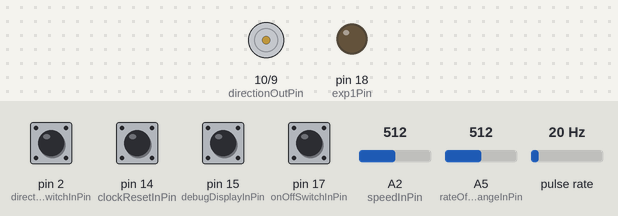
Simulated run of this sketch. Board: Arduino Uno, built with avr-gcc and run on an emulated ATmega328P. Parts: direction and speed pins drawn as motors (green arrow = direction pin HIGH = forward, orange = LOW = backward, longer = more drive), output pins drawn as LEDs (lit = HIGH). Wiring (inferred from the names in the program): pulse sensor: data pin 3. The test bench sets the inputs (shaded band); at power-on: pin 2 (directionSwitchInPin), pin 14 (clockResetInPin), pin 15 (debugDisplayInPin), pin 17 (onOffSwitchInPin) HIGH, A2 (speedInPin) = 512, A5 (rateOfSpeedChangeInPin) = 512, pulse rate 20 Hz. What the sketch prints to the serial monitor is not drawn.

Above: at 3.4 s.
3.5 s: pin 17 (onOffSwitchInPin) pulled LOW for 0.15 s
At 4.93 s:
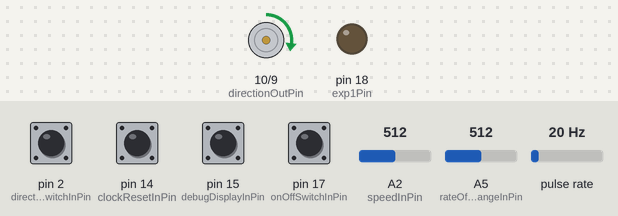
At 6.15 s:
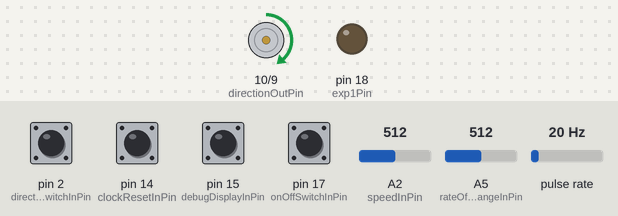
6.5 s: A2 (speedInPin) set to 36
9.5 s: pin 2 (directionSwitchInPin) pulled LOW for 1 s
14.7 s: pin 2 (directionSwitchInPin) pulled LOW for 0.15 s
Timing chart, 0 to 17.3 s (numbered marks = the images above; inputs shaded):
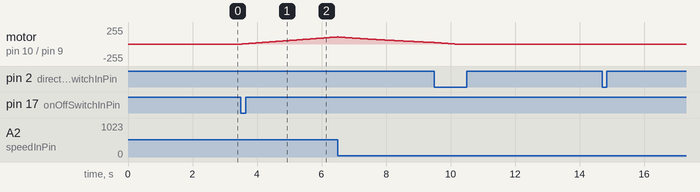

Measured:
- after the input at 3.5 s, motor on pin 10 (directionOutPin) / pin 9 (speedOutPin): moves from stopped to forward 106/255 over 2.9 s, starting at once

The sketch:

MotorController.ino
```cpp
#include <avr/eeprom.h>

// https://github.com/ivanseidel/ArduinoThread
// Version 2.1.1 from Library Manager
#include "Thread.h"
#include "ThreadController.h"

// https://github.com/thomasfredericks/Bounce2
// Version 2.71 from Library Manager
#include "Bounce2.h"

// Based on LCDi2cNHD
#include "LCDserNHD.h"

const char* versionString = "4.0.0";

const int CLOCKWISE = 1;
const int COUNTER_CLOCKWISE = 0;

// Required fuses: http://www.engbedded.com/fusecalc
// 16MHz external clock: avrdude -c usbtiny -p m328p -U lfuse:w:0xFF:m -U hfuse:w:0xDE:m -U efuse:w:0x05:m

const int speedInPin = A2;
const int rateOfSpeedChangeInPin = A5;
const int speedOutPin = 9;
const int onOffSwitchInPin = 17;
const int directionSwitchInPin = 2;
const int directionOutPin = 10;
const int rpmInPin = 3;
const int serialPin = 1;
const int clockResetInPin = 14;
const int debugDisplayInPin = 15;
const int exp1Pin = 18;

// *** Settings and limits
const int switchDebounceTime = 20;
// Fastest possible speed ramp
const int minimumDelayBetweenMotorUpdates = 10;
// Slowest possible speed ramp
const int maximumDelayBetweenMotorUpdates = 46;
// Minimum speed outout value we send to the motor
const int minimumSpeed = 13;
// The mag brake doesn't work as well below a certain speed
const int minimumBrakeEffectivenessSpeed = 100;
// 10K ohm potentiometers probably won't get all the way to 1024
// and we want to make sure that max feasible input = max motor speed
const int potentiometerCeiling = 1000;
// We get this many outut pulses per motor rotation
const int motorPulsesPerRevolution = 12;
// The motor tells us how fast it's spinning but the flyer is moving at a different rate
const float flyerGearRatio = 0.5;
// We filter noise in the RPM readings by not updating the number if it
// varies by less than this amount
const int rpmChangeFilter = 3;
// To further hide noise and not confuse people with meaningless precision,
// we round the displayed RPM number by certain amounts based on RPM
const int lowSpeedRpmRoundingFactor = 5;
const int highSpeedRpmRoundingFactor = 10;
const int lowSpeedRpmLimit = 200;
// ATMega328P has 1024 bytes of EEPROM and we're addressing it as DWORDS
const uint32_t* eepromSize = (uint32_t*)1024;

// Switches using the Bounce library for debouncing
Bounce onOffSwitch = Bounce();
Bounce directionSwitch = Bounce();
Bounce clockResetSwitch = Bounce();
Bounce debugDisplaySwitch = Bounce();

LCDserNHD lcd(2, 16);

// State variables
int targetSpeed = 0;
int currentSpeed = 0;
int delayBetweenMotorUpdates = 15;
boolean powerEnabled = false;
int targetDirection = CLOCKWISE;
int currentDirection = CLOCKWISE;
volatile int motorTicks = 0;
unsigned long secondsOfOperation = 0;
uint32_t* nextClockBufferLocation = 0;
boolean showDebugDisplay = false;
unsigned long lastDisplayTime = 0;
float lastMeasuredRpm = 0.0;

Thread motorUpdateTask = Thread();
Thread displayUpdateTask = Thread();
Thread clockUpdateTask = Thread();
ThreadController taskController = ThreadController();

void setup()
{
  // We set the timer to fast mode so that our motor speed control
  // (via PWM) is as easy to smooth out as possible
  // http://playground.arduino.cc/Main/TimerPWMCheatsheet
  // http://playground.arduino.cc/Code/PwmFrequency
  // This sets pin 9 and 10 to run with a divisor of 1 which
  // gives us 31372 Hz. This would break the Servo library
  // if we were using it but should leave delay() and millis() working
  // normally.
  TCCR1B = TCCR1B & 0b11111000 | 0x01;

  Serial.begin(9600);

  pinMode(onOffSwitchInPin, INPUT_PULLUP);
  pinMode(directionSwitchInPin, INPUT_PULLUP);
  pinMode(rpmInPin, INPUT_PULLUP);
  pinMode(directionOutPin, OUTPUT);
  pinMode(speedOutPin, OUTPUT);
  pinMode(clockResetInPin, INPUT_PULLUP);
  pinMode(debugDisplayInPin, INPUT_PULLUP);
  pinMode(exp1Pin, OUTPUT);
  // We don't have to set pin mode for analog inputs

  onOffSwitch.attach(onOffSwitchInPin);
  onOffSwitch.interval(switchDebounceTime);
  directionSwitch.attach(directionSwitchInPin);
  directionSwitch.interval(switchDebounceTime);
  clockResetSwitch.attach(clockResetInPin);
  clockResetSwitch.interval(switchDebounceTime);
  debugDisplaySwitch.attach(debugDisplayInPin);
  debugDisplaySwitch.interval(switchDebounceTime);

  // Figure out where the direction switch is set and initialize
  // the motor appropriately
  directionSwitch.update();
  targetDirection = directionSwitch.read();
  currentDirection = targetDirection;
  digitalWrite(directionOutPin, targetDirection);

  attachInterrupt(1, OnMotorTick, RISING);
  motorTicks = 0;

  ReadClock();

  // Need to give the LCD a bit of time to boot
  delay(200);
  lcd.init();
  lcd.setBacklight(8);
  lcd.home();
  lcd.print(F("WooLee Ann"));
  lcd.setCursor(1, 0);
  lcd.print(F("Firmware "));
  lcd.print(versionString);
  delay(2000);
  lcd.clear();

  motorUpdateTask.setInterval(delayBetweenMotorUpdates);
  motorUpdateTask.onRun(SetMotorState);
  motorUpdateTask.enabled = true;
  taskController.add(&motorUpdateTask);

  displayUpdateTask.setInterval(1000);
  displayUpdateTask.onRun(UpdateDisplay);
  displayUpdateTask.enabled = true;
  taskController.add(&displayUpdateTask);

  clockUpdateTask.setInterval(1000);
  clockUpdateTask.onRun(UpdateClock);
  clockUpdateTask.enabled = true;
  taskController.add(&clockUpdateTask);
}

void loop()
{
  HandleInputs();
  taskController.run();
}

void HandleInputs()
{
  clockResetSwitch.update();
  if (clockResetSwitch.fell())
  {
    ResetClock();
  }

  debugDisplaySwitch.update();
  if (debugDisplaySwitch.fell())
  {
    showDebugDisplay = !showDebugDisplay;
  }

  onOffSwitch.update();
  if (onOffSwitch.fell() && CanChangePowerState())
  {
    powerEnabled = !powerEnabled;

    if (!powerEnabled)
    {
      WriteClock();
    }
  }

  directionSwitch.update();
  targetDirection = directionSwitch.read();

  if (powerEnabled)
  {
    // Motor speed is actually pretty sensitive to the exact value that we read
    // here.  It's pretty easy to hear it wander up and down by a few steps.
    // We do a multisampled read here (even though it takes a while) to reduce
    // the jitter that is often present.  If we want to tighten the loop time
    // we could instead do a rolling window average of single readings over time.
    targetSpeed = analogReadMultisampled(speedInPin);
    targetSpeed = map(targetSpeed, 0, potentiometerCeiling, minimumSpeed, 255);
    if (targetDirection == COUNTER_CLOCKWISE)
    {
      targetSpeed = -targetSpeed;
    }
  }
  else
  {
    targetSpeed = 0;
  }

  int newDelayBetweenMotorUpdates = analogRead(rateOfSpeedChangeInPin);
  newDelayBetweenMotorUpdates = map(newDelayBetweenMotorUpdates, 0, potentiometerCeiling, minimumDelayBetweenMotorUpdates, maximumDelayBetweenMotorUpdates);
  int absoluteCurrentSpeed = abs(currentSpeed);
  if (absoluteCurrentSpeed > abs(targetSpeed) && absoluteCurrentSpeed < minimumBrakeEffectivenessSpeed)
  {
    // We want to feather the lower end of the stop curve because the mag brake
    // doesn't work as well at low speed and we don't the bobbin to run ahead of
    // the flyer. So at the low end we start raising the delay toward max regardless
    // of what it's actually set to.
    newDelayBetweenMotorUpdates = map(absoluteCurrentSpeed, minimumSpeed, minimumBrakeEffectivenessSpeed, maximumDelayBetweenMotorUpdates, newDelayBetweenMotorUpdates);
  }

  if (newDelayBetweenMotorUpdates != delayBetweenMotorUpdates)
  {
    delayBetweenMotorUpdates = newDelayBetweenMotorUpdates;
    motorUpdateTask.setInterval(delayBetweenMotorUpdates);
  }
}

void SetMotorState()
{
  if (currentSpeed == 0 && currentDirection != targetDirection)
  {
    // We're at zero speed and want to switch directions.
    digitalWrite(directionOutPin, targetDirection);
    currentDirection = targetDirection;
    UpdateDirectionDisplay();

    // We don't want to actually start moving the other direction,
    // wait for the user to hit the power button again
    powerEnabled = false;
  }

  currentSpeed += SlewToward(currentSpeed, targetSpeed);
  analogWrite(speedOutPin, abs(currentSpeed));
}

boolean CanChangePowerState()
{
    // We can always turn off immediately, but we don't want to turn on unless
    // the current speed is zero, i.e. we always complete a stop command.
    return powerEnabled || (!powerEnabled && currentSpeed == 0);
}

int analogReadMultisampled(int pin)
{
  const int numberOfSamples = 5;

  int valueAccumulator = 0;
  for (int x = 0; x < numberOfSamples; x++)
  {
    valueAccumulator += analogRead(pin);
  }

  int value = valueAccumulator / numberOfSamples;
  value = constrain(value, 0, potentiometerCeiling);

  return value;
}

int SlewToward(int currentValue, int targetValue)
{
  if (currentValue > targetValue)
  {
    return -1;
  }
  else if (currentValue < targetValue)
  {
    return 1;
  }
  else
  {
    return 0;
  }
}

void OnMotorTick()
{
  motorTicks++;
}

void UpdateClock()
{
  if (powerEnabled)
  {
    secondsOfOperation++;

    if (secondsOfOperation % 60 == 0)
    {
      WriteClock();
    }
  }
}

void UpdateDisplay()
{
  // TODO: To avoid mistakes, maybe we should have a buffer that
  // contains boilerplate text for the whole display, then write
  // data to it in the appropriate places, and write the whole
  // buffer to the display.

  if (showDebugDisplay)
  {
    UpdateDebugDisplay();
  }
  else
  {
    UpdateRpmDisplay();
    UpdateDirectionDisplay();
    UpdateHoursDisplay();
  }
}

void UpdateRpmDisplay()
{
  // These steps need to be done as close to simultaneous as possible,
  // don't separate them
  unsigned long now = micros();
  int motorTicksSinceLastDisplayUpdate = motorTicks;
  motorTicks = 0;

  if (now < lastDisplayTime) {
    // We wrapped the micros timer, just skip this update
    lastDisplayTime = now;
    return;
  }

  unsigned long timeSinceLastDisplayUpdate = now - lastDisplayTime;
  lastDisplayTime = now;

  float revolutionsSinceLastDisplayUpdate = motorTicksSinceLastDisplayUpdate / (float)motorPulsesPerRevolution;
  float revolutionsPerSecond = revolutionsSinceLastDisplayUpdate * (1000.0 * 1000.0 / (float)timeSinceLastDisplayUpdate);
  float revolutionsPerMinute = revolutionsPerSecond * 60.0;
  unsigned int flyerRpm = (int)(revolutionsPerMinute * flyerGearRatio);

  // The resolution on motor pulses is actually not that great, so a variance of
  // only one motor pulse in 1 second can be a change of several percent at low
  // speeds.  We try to hide noise in the reading by displaying one consistent
  // value unless the measured value is significantly different enough to
  // warrant switching to it.
  unsigned int filteredRpm;
  int rpmDifference = abs((int)flyerRpm - (int)lastMeasuredRpm);
  if (lastMeasuredRpm <= rpmChangeFilter || rpmDifference > rpmChangeFilter) {
    filteredRpm = flyerRpm;
  }
  else {
    filteredRpm = lastMeasuredRpm;
  }
  lastMeasuredRpm = filteredRpm;

  unsigned int roundingFactor = filteredRpm < lowSpeedRpmLimit ? lowSpeedRpmRoundingFactor : highSpeedRpmRoundingFactor;
  unsigned int rpmToDisplay = RoundToNearest(filteredRpm, roundingFactor);

  lcd.home();
  lcd.print(F("RPM: "));
  lcd.print(rpmToDisplay);

  char* trailingSpaces = "     ";
  int numberOfTrailingSpaces = 5 - numberOfDigits(rpmToDisplay);
  *(trailingSpaces + numberOfTrailingSpaces) = '\0';
  lcd.print(trailingSpaces);

  lastDisplayTime = now;
}

unsigned int RoundToNearest(unsigned int x, unsigned int roundingFactor) {
  return (unsigned int)(round((float)x / (float)(roundingFactor)) * roundingFactor);
}

unsigned int numberOfDigits(unsigned int rpm) {
  int n = 1;
  if ( rpm >= 100) { n += 2; rpm /= 100; }
  if ( rpm >= 10) { n += 1; }

  return n;
}

void UpdateDirectionDisplay()
{
  lcd.setCursor(0, 9);
  if (currentDirection == CLOCKWISE) {
    lcd.print(F("   SPIN"));
  } else {
    lcd.print(F("    PLY"));
  }
}

void UpdateHoursDisplay()
{
  // Truncate to one decimal place.  If we just let print() round it then it
  // can round up and we display 0.1 after only 3 minutes which is not expected
  float hours = secondsOfOperation / 3600.0;
  hours = ((uint32_t)(hours * 10)) / 10.0;

  lcd.setCursor(1, 0);
  lcd.print(F("HOURS: "));
  lcd.print(hours, 1);
}

void UpdateDebugDisplay()
{
  lcd.clear();
  lcd.home();
  lcd.print(F("SEC: "));
  lcd.print(secondsOfOperation);

  lcd.setCursor(1, 0);
  lcd.print(F("NEXT LOC: "));
  lcd.print((uint32_t)nextClockBufferLocation);
}

void ReadClock()
{
  secondsOfOperation = 0;
  uint32_t clockValue = 0;

  // Read through the EEPROM buffer looking for a place where either we read a value smaller than
  // the previous one we read or we read an uninitialized value or we get to the end of the EEPROM
  for (nextClockBufferLocation = 0; nextClockBufferLocation < eepromSize; nextClockBufferLocation++)
  {
    clockValue = eeprom_read_dword(nextClockBufferLocation);
    if (clockValue >= secondsOfOperation && clockValue < 0xFFFFFFFF)
    {
      secondsOfOperation = clockValue;
    }
    else
    {
      break;
    }
  }

  // If we stopped because we read a smaller value or an uninitialized
  // value, then the write pointer is already set to the next place we
  // want to write to. If we stopped because we ran out of EEPROM then
  // wrap the write pointer back around to the beginning.
  if (nextClockBufferLocation >= eepromSize)
  {
    nextClockBufferLocation = 0;
  }
}

void WriteClock()
{
  eeprom_write_dword(nextClockBufferLocation, secondsOfOperation);
  nextClockBufferLocation++;
  if (nextClockBufferLocation >= eepromSize)
  {
    nextClockBufferLocation = 0;
  }
}

void ResetClock()
{
  for (uint32_t* x = 0; x < eepromSize; x++)
  {
    eeprom_write_dword(x, 0xFFFFFFFF);
  }

  nextClockBufferLocation = 0;
  secondsOfOperation = 0;
}
```

Thread.cpp
```cpp
#include "Thread.h"

Thread::Thread(void (*callback)(void), unsigned long _interval){
	enabled = true;
	onRun(callback);
	_cached_next_run = 0;
	last_run = 0;

	ThreadID = (int)this;
	#ifdef USE_THREAD_NAMES
		ThreadName = "Thread ";
		ThreadName = ThreadName + ThreadID;
	#endif

	setInterval(_interval);
};

void Thread::runned(unsigned long time){
	// Saves last_run
	last_run = time;

	// Cache next run
	_cached_next_run = last_run + interval;
}

void Thread::setInterval(unsigned long _interval){
	// Save interval
	interval = _interval;

	// Cache the next run based on the last_run
	_cached_next_run = last_run + interval;
}

bool Thread::shouldRun(unsigned long time){
	// If the "sign" bit is set the signed difference would be negative
	bool time_remaining = (time - _cached_next_run) & 0x80000000;

	// Exceeded the time limit, AND is enabled? Then should run...
	return !time_remaining && enabled;
}

void Thread::onRun(void (*callback)(void)){
	_onRun = callback;
}

void Thread::run(){
	if(_onRun != NULL)
		_onRun();

	// Update last_run and _cached_next_run
	runned();
}
```

Thread.h
```cpp
/*
 	Thread.h - An runnable object

	Thread is responsable for holding the "action" for something,
	also, it responds if it "should" or "should not" run, based on
	the current time;

	For instructions, go to https://github.com/ivanseidel/ArduinoThread

	Created by Ivan Seidel Gomes, March, 2013.
	Released into the public domain.
*/

#ifndef Thread_h
#define Thread_h

#if defined(ARDUINO) && ARDUINO >= 100
	#include <Arduino.h>
#else
	#include <WProgram.h>
#endif

#include <inttypes.h>

/*
	Uncomment this line to enable ThreadName Strings.

	It might be usefull if you are loging thread with Serial,
	or displaying a list of threads...
*/
// #define USE_THREAD_NAMES	1

class Thread{
protected:
	// Desired interval between runs
	unsigned long interval;

	// Last runned time in Ms
	unsigned long last_run;

	// Scheduled run in Ms (MUST BE CACHED)
	unsigned long _cached_next_run;

	/*
		IMPORTANT! Run after all calls to run()
		Updates last_run and cache next run.
		NOTE: This MUST be called if extending
		this class and implementing run() method
	*/
	void runned(unsigned long time);

	// Default is to mark it runned "now"
	void runned() { runned(millis()); }

	// Callback for run() if not implemented
	void (*_onRun)(void);

public:

	// If the current Thread is enabled or not
	bool enabled;

	// ID of the Thread (initialized from memory adr.)
	int ThreadID;

	#ifdef USE_THREAD_NAMES
		// Thread Name (used for better UI).
		String ThreadName;
	#endif

	Thread(void (*callback)(void) = NULL, unsigned long _interval = 0);

	// Set the desired interval for calls, and update _cached_next_run
	virtual void setInterval(unsigned long _interval);

	// Return if the Thread should be runned or not
	virtual bool shouldRun(unsigned long time);

	// Default is to check whether it should run "now"
	bool shouldRun() { return shouldRun(millis()); }

	// Callback set
	void onRun(void (*callback)(void));

	// Runs Thread
	virtual void run();
};

#endif
```

ThreadController.h
```cpp
/*
 	ThreadController.h - Controlls a list of Threads with different timings

	Basicaly, what it does is to keep track of current Threads and run when
	necessary.

	ThreadController is an extended class of Thread, because of that,
	it allows you to add a ThreadController inside another ThreadController...

	For instructions, go to https://github.com/ivanseidel/ArduinoThread

	Created by Ivan Seidel Gomes, March, 2013.
	Released into the public domain.
*/

#ifndef ThreadController_h
#define ThreadController_h

#include "Thread.h"
#include "inttypes.h"

#define MAX_THREADS		15

class ThreadController: public Thread{
protected:
	Thread* thread[MAX_THREADS];
	int cached_size;
public:
	ThreadController(unsigned long _interval = 0);

	// run() Method is overrided
	void run();

	// Adds a thread in the first available slot (remove first)
	// Returns if the Thread could be added or not
	bool add(Thread* _thread);

	// remove the thread (given the Thread* or ThreadID)
	void remove(int _id);
	void remove(Thread* _thread);

	// Removes all threads
	void clear();

	// Return the quantity of Threads
	int size(bool cached = true);

	// Return the I Thread on the array
	// Returns NULL if none found
	Thread* get(int index);
};

#endif
```

Source omitted: ThreadController.cpp (2105 bytes), LCDserNHD.cpp (6294 bytes), LCDserNHD.h (1338 bytes)
